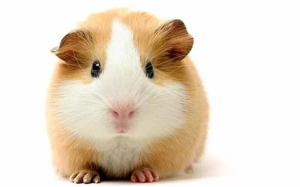
//> input picture Contours/morskaya.jpg, 300 x 187 px
$ ./main   (built with g++ and OpenCV 4)
//> lines starting //> are read from the running program, lines starting //| are printed output that depends on the picture; after the words box and inside, x2 and y2 are one past the last pixel; in counts of white or black regions, pixels touching at a corner belong together
#include <iostream>

#include "opencv2/opencv.hpp"
#include "opencv2/highgui.hpp"
#include "opencv2/core.hpp"

using namespace cv;
using namespace std;
int main()
{ Mat scr = imread ("/home/blackhand/demilaris/proj/untitled/morskaya.jpg");
//> scr is the input picture: 187 rows x 300 cols, CV_8UC3; mean B, G, R 201.5, 217.5, 230
 if (scr.data == 0)
 {
     printf("Incorrect image name or format.\n");
     return 1;
 }
 Mat copy =scr.clone();//copy original image
 Mat gray;
 cvtColor(scr,gray,COLOR_BGR2GRAY);//in gray
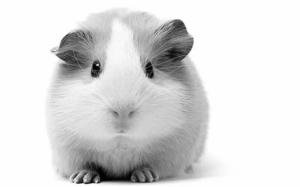
//> gray: 187 rows x 300 cols, CV_8UC1; min 2, max 255, mean 219.4
Mat grayThresh;
threshold(gray,grayThresh,250,255,THRESH_BINARY);//binary (black-white img)
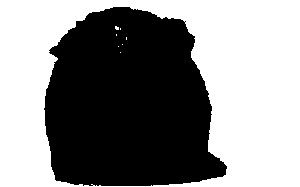
//> grayThresh: 187 rows x 300 cols, CV_8UC1; 53.9% white; 1 black region
vector<vector<Point> >  contours;

findContours(grayThresh,contours,RETR_CCOMP,CHAIN_APPROX_SIMPLE);//search contours
//> contours = 10 contours, 8 with area under 20; largest, box (x1, y1, x2, y2) and area: (0, 0, 300, 187) 55614, (43, 6, 228, 187) 26183
const char *scrWinName = "scr", *contourWinName = "contour";
namedWindow(scrWinName,1);
namedWindow(contourWinName,1);
Scalar color(255,192,203);
drawContours(copy,contours,-1,color,2);
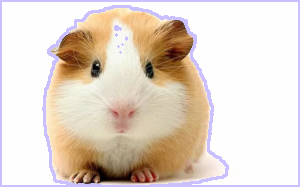
//> copy: 187 rows x 300 cols, CV_8UC3; 6.99% of pixels changed, all inside (x1, y1, x2, y2) = (0, 0, 300, 187)
imshow(contourWinName,copy);
imshow(scrWinName,scr);
imwrite("/home/blackhand/demilaris/proj/untitled/contoursvinka.jpg",copy);
waitKey(0);

gray.release();
grayThresh.release();
copy.release();
scr.release();
}
